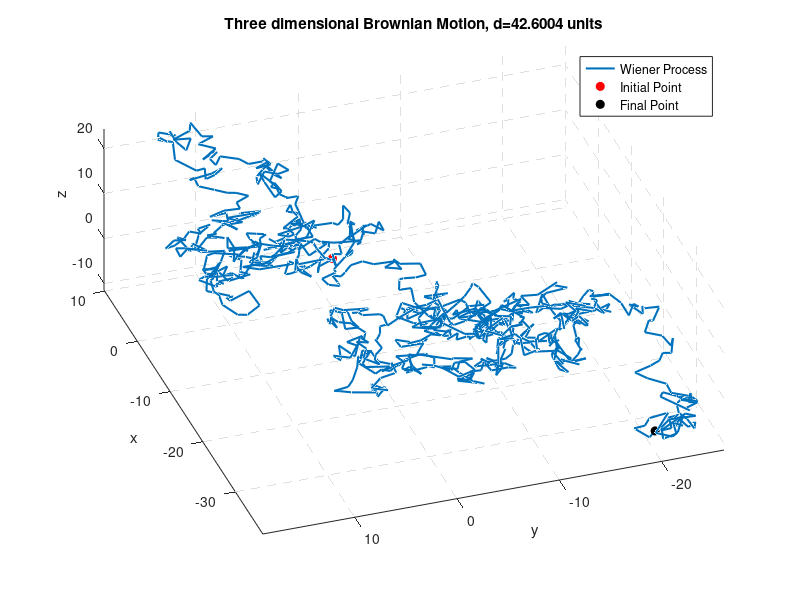

This figure's MATLAB source:
% This simulation illustrates a fast implementation of three dimensional
% Brownian motion, the output is the Euclidean distance between initial
% and final positions.
% To calculate the mean value of T runs, run the following code in the 
% Command window :
%
% >>T=100;
% >> for n=1:T
% >>Brownianmotion;
% >>close;
% >>D(n)=d;
% >>end
% >>figure; plot(D),title(' Distance ');
% >>dd=mean(D)

% (c) Youssef Khmou, Applied mathematics, may 2015.
h=figure;
for i=1:1
N=1000;
x=(cumsum(randn(1,N)));
y=(cumsum(randn(1,N)));
z=(cumsum(randn(1,N)));

%subplot(1,2,1);
view(3);
set(gca,'GridLineStyle','--')
hold on;
plot3(x,y,z,'LineWidth',1.5)
axis([min(x) max(x) min(y) max(y) min(z) max(z)]);
xlabel('x');
ylabel('y');
zlabel('z');

% initial radius
r0=[x(1) y(1) z(1)];

% final radius
rf=[x(end) y(end) z(end)];

plot3(r0(1),r0(2),r0(3),'or','MarkerFaceColor','r');
plot3(rf(1),rf(2),rf(3),'ok','MarkerFaceColor','k');

legend('Wiener Process','Initial Point' , 'Final Point')

% Line of Sight between initial and final state
%xx=linspace(r0(1),rf(1),10);
%yy=linspace(r0(2),rf(2),10);
%zz=linspace(r0(3),rf(3),10);
%plot3(xx,yy,zz,'k--','LineWidth',2);
grid on;

% Distance
d=sqrt(sum((rf-r0).^2));
Information=strcat('Three dimensional Brownian Motion, d=',num2str(d),' units');
title(Information ,'FontWeight','bold');
view(-109,58);

% subplot(1,2,2);
% set(gca,'GridLineStyle','--')
% hold on;
% time=0:length(x)-1;
% plot(time,sqrt(x.^2+y.^2+z.^2),'LineWidth',1.5)
% hold on
% plot(time,sqrt(time),'LineWidth',1.5)
% xlabel('Time Step');
% ylabel('Displacement Squared');
% title('Displacement Squared versus Time')


end